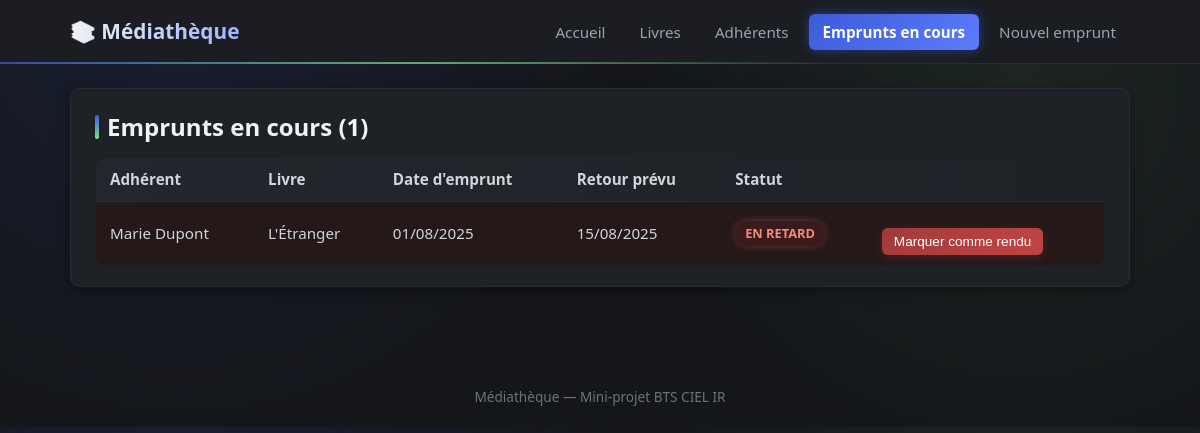
The app's page /mini-projet/emprunts.php with its own data.
### tables this page shows
CREATE TABLE EMPRUNT (
    id_emprunt         INT AUTO_INCREMENT PRIMARY KEY,
    id_adherent        INT NOT NULL,
    id_livre           INT NOT NULL,
    date_emprunt        DATE NOT NULL,
    date_retour_prevue  DATE NOT NULL,
    date_retour         DATE NULL,
    FOREIGN KEY (id_adherent) REFERENCES ADHERENT(id_adherent),
    FOREIGN KEY (id_livre) REFERENCES LIVRE(id_livre)
);

CREATE TABLE LIVRE (
    id_livre          INT AUTO_INCREMENT PRIMARY KEY,
    titre             VARCHAR(200) NOT NULL,
    isbn              VARCHAR(20) NOT NULL UNIQUE,
    annee_publication INT,
    disponible        BOOLEAN NOT NULL DEFAULT TRUE,
    id_categorie      INT,
    FOREIGN KEY (id_categorie) REFERENCES CATEGORIE(id_categorie)
);

### mini-projet/emprunts.php (the view, shortened to what this page needs)
<?php
require 'config/db.php';
$emprunts = $pdo->query("
    SELECT
        e.id_emprunt, e.date_emprunt, e.date_retour_prevue,
        CONCAT(ad.prenom, ' ', ad.nom) AS adherent,
        l.titre AS livre,
        (e.date_retour_prevue < CURDATE()) AS en_retard
    FROM EMPRUNT e
    JOIN ADHERENT ad ON ad.id_adherent = e.id_adherent
    JOIN LIVRE l ON l.id_livre = e.id_livre
    WHERE e.date_retour IS NULL
    ORDER BY e.date_retour_prevue ASC
")->fetchAll();
require 'includes/header.php';
?>
<div class="card">
    <h2>Emprunts en cours (<?= count($emprunts) ?>)</h2>
    <table>
        <thead>
        <tr>
            <th>Adhérent</th>
            <th>Livre</th>
            <th>Date d'emprunt</th>
            <th>Retour prévu</th>
            <th>Statut</th>
            <th></th>
        </tr>
        </thead>
        <tbody>
        <?php foreach ($emprunts as $e): ?>
            <tr class="<?= $e['en_retard'] ? 'retard' : '' ?>">
                <td><?= htmlspecialchars($e['adherent']) ?></td>
                <td><?= htmlspecialchars($e['livre']) ?></td>
                <td><?= htmlspecialchars(date('d/m/Y', strtotime($e['date_emprunt']))) ?></td>
                <td><?= htmlspecialchars(date('d/m/Y', strtotime($e['date_retour_prevue']))) ?></td>
                <td>
                    <?php if ($e['en_retard']): ?>
                        <span class="badge badge-retard">EN RETARD</span>
                    <?php else: ?>
                        <span class="badge badge-emprunte">En cours</span>
                    <?php endif; ?>
                </td>
                <td>
                    <form method="post" action="retour.php" style="margin:0;">
                        <button type="submit" class="btn-retour">Marquer comme rendu</button>
                    </form>
                </td>
            </tr>
        <?php endforeach; ?>
        </tbody>
    </table>
</div>
<?php require 'includes/footer.php'; ?>

### mini-projet/assets/style.css (style rules this page uses)
* { box-sizing: border-box; margin: 0; padding: 0; }
body { font-family: "Segoe UI", Arial, sans-serif; background: radial-gradient(circle at 15% 0%, rgba(59, 91, 219, 0.12), transparent 40%), radial-gradient(circle at 85% 20%, rgba(126, 224, 138, 0.08), transparent 35%), #14161a; color: #e4e6eb; line-height: 1.5; }
.card { background: #1e2126; border: 1px solid #2a2d33; border-radius: 10px; padding: 20px 24px; margin-bottom: 20px; box-shadow: 0 4px 14px rgba(0, 0, 0, 0.35); transition: border-color 0.15s, box-shadow 0.15s; }
h2 { margin-bottom: 12px; color: #f1f2f4; display: flex; align-items: center; gap: 8px; }
h2::before { content: ""; display: inline-block; width: 4px; height: 1em; background: linear-gradient(180deg, #3b5bdb, #7ee08a); border-radius: 2px; }
table { width: 100%; border-collapse: collapse; background: #1e2126; border: 1px solid #2a2d33; border-radius: 10px; overflow: hidden; }
thead { background: linear-gradient(90deg, #23262c, #1e2126); color: #e4e6eb; }
th, td { padding: 10px 14px; text-align: left; border-bottom: 1px solid #2a2d33; font-size: 0.95rem; color: #d1d5db; }
tbody tr { transition: background 0.15s; }
tbody tr:last-child td { border-bottom: none; }
.badge { display: inline-block; padding: 3px 10px; border-radius: 20px; font-size: 0.8rem; font-weight: 600; }
.badge-retard { background: #3a1a1a; color: #f28b82; box-shadow: 0 0 8px rgba(242, 139, 130, 0.3); animation: pulse-retard 2s ease-in-out infinite; }
tr.retard { background: #241818; }
form button, .btn { margin-top: 16px; background: linear-gradient(135deg, #3b5bdb, #5c7cfa); color: #fff; border: none; padding: 10px 18px; border-radius: 6px; font-size: 0.95rem; cursor: pointer; text-decoration: none; display: inline-block; box-shadow: 0 2px 10px rgba(59, 91, 219, 0.35); transition: transform 0.1s, box-shadow 0.15s; }
.btn-retour { background: linear-gradient(135deg, #a13a3a, #c24444); padding: 6px 12px; font-size: 0.85rem; box-shadow: 0 2px 10px rgba(161, 58, 58, 0.35); }

### records on screen
emprunt: adherent "Marie Dupont", id_livre.titre "L'Étranger", date_emprunt "01/08/2025", date_retour_prevue "15/08/2025"

### other values on screen
count($emprunts) "1"
